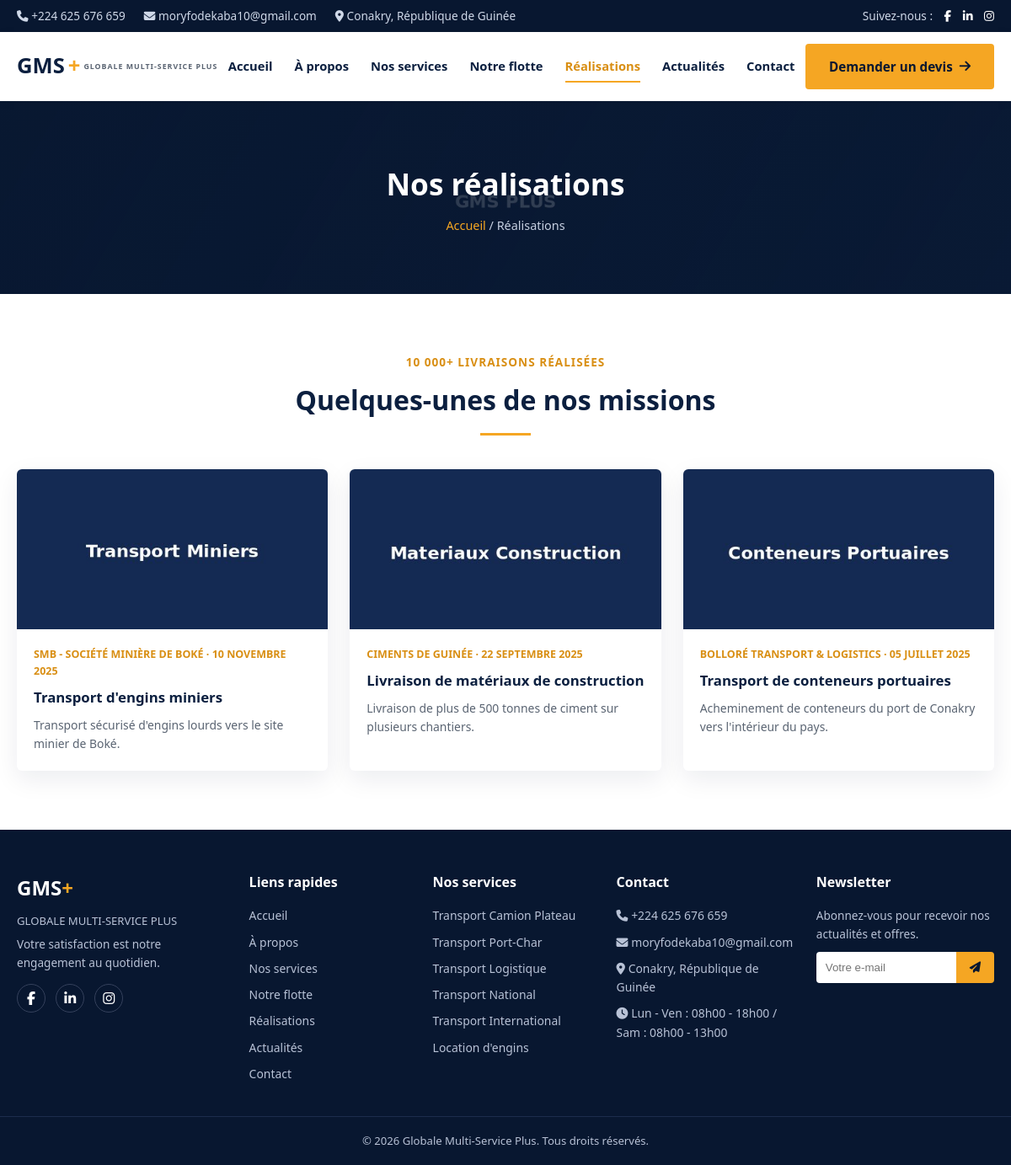
/realisations.php, run on the app's committed database.
### tables this page shows
CREATE TABLE realisations (
    id INT AUTO_INCREMENT PRIMARY KEY,
    titre VARCHAR(200) NOT NULL,
    client VARCHAR(150),
    description TEXT,
    image VARCHAR(255),
    date_realisation DATE,
    date_creation DATETIME DEFAULT CURRENT_TIMESTAMP
);

### config/database.php (called while the page is built, shortened)
<?php
function getDB() {
    static $pdo = null;
    if ($pdo === null) {
        try {
            $pdo = new PDO(
                'mysql:host=' . DB_HOST . ';dbname=' . DB_NAME . ';charset=utf8mb4',
                DB_USER,
                DB_PASS,
                [
                    PDO::ATTR_ERRMODE => PDO::ERRMODE_EXCEPTION,
                    PDO::ATTR_DEFAULT_FETCH_MODE => PDO::FETCH_ASSOC,
                    PDO::ATTR_EMULATE_PREPARES => false,
                ]
            );
        } catch (PDOException $e) {
            die('Erreur de connexion à la base de données. Vérifiez que MySQL est démarré dans XAMPP et que la base "gms_plus" a été importée. Détail : ' . htmlspecialchars($e->getMessage()));
        }
    }
    return $pdo;
}

### includes/functions.php (called while the page is built, shortened)
<?php
require_once __DIR__ . '/../config/database.php';
function e($string) {
    return htmlspecialchars($string ?? '', ENT_QUOTES, 'UTF-8');
}
function getRealisations($limit = null) {
    $sql = "SELECT * FROM realisations ORDER BY date_realisation DESC";
    return getDB()->query($sql)->fetchAll();
}
function formatDateFr($date) {
    $mois = ['01'=>'janvier','02'=>'février','03'=>'mars','04'=>'avril','05'=>'mai','06'=>'juin',
             '07'=>'juillet','08'=>'août','09'=>'septembre','10'=>'octobre','11'=>'novembre','12'=>'décembre'];
    $timestamp = strtotime($date);
    return date('d', $timestamp) . ' ' . $mois[date('m', $timestamp)] . ' ' . date('Y', $timestamp);
}

### realisations.php (the view, shortened to what this page needs)
<?php
require_once __DIR__ . '/includes/functions.php';
$realisations = getRealisations();
require __DIR__ . '/includes/header.php';
?>
<section class="page-hero">
  <div class="container">
    <h1>Nos réalisations</h1>
    <p class="breadcrumb"><a href="index.php">Accueil</a> / Réalisations</p>
  </div>
</section>
<section class="section">
  <div class="container">
    <p class="section-tag">10 000+ livraisons réalisées</p>
    <h2 class="section-title">Quelques-unes de nos missions</h2>
    <div class="section-underline"></div>
    <div class="card-grid-3">
      <?php foreach ($realisations as $r): ?>
      <div class="simple-card">
        <img src="<?= e($r['image']) ?>" alt="<?= e($r['titre']) ?>" onerror="this.src='assets/images/placeholder.jpg'">
        <div class="body">
          <div class="meta"><?= e($r['client']) ?> &middot; <?= $r['date_realisation'] ? formatDateFr($r['date_realisation']) : '' ?></div>
          <h3><?= e($r['titre']) ?></h3>
          <p><?= e($r['description']) ?></p>
        </div>
      </div>
      <?php endforeach; ?>
    </div>
  </div>
</section>
<?php require __DIR__ . '/includes/footer.php'; ?>

### assets/css/style.css (style rules this page uses)
:root { --navy: #0b1f3f; --navy-dark: #081730; --navy-light: #142a52; --gold: #f5a623; --gold-dark: #d98f14; --white: #ffffff; --gray-light: #f4f6fa; --gray-text: #5a6472; --radius: 6px; --shadow: 0 10px 30px rgba(11,31,63,0.08); }
* { margin:0; padding:0; box-sizing:border-box; }
body { font-family: 'Segoe UI', Arial, sans-serif; color: #232d3f; line-height: 1.6; background: var(--white); }
a { text-decoration:none; color:inherit; }
img { max-width:100%; display:block; }
.container { max-width:1200px; margin:0 auto; padding:0 20px; }
.section { padding:70px 0; }
.section-tag { text-align:center; color:var(--gold-dark); font-weight:700; letter-spacing:1px; text-transform:uppercase; font-size:.85rem; margin-bottom:8px; }
.section-title { text-align:center; font-size:2rem; color:var(--navy); font-weight:800; }
.section-underline { width:60px; height:3px; background:var(--gold); margin:14px auto 40px; }
.page-hero { background:linear-gradient(120deg, rgba(8,23,48,.92), rgba(8,23,48,.75)), url('../images/hero-bg.jpg') center/cover; color:var(--white); padding:70px 0; text-align:center; }
.page-hero h1 { font-size:2.2rem; font-weight:800; }
.breadcrumb { margin-top:10px; color:#c7d0e2; font-size:.9rem; }
.breadcrumb a { color:var(--gold); }
.card-grid-3 { display:grid; grid-template-columns:repeat(3,1fr); gap:26px; }
.simple-card { background:var(--white); border-radius:var(--radius); box-shadow:var(--shadow); overflow:hidden; }
.simple-card img { height:190px; object-fit:cover; width:100%; }
.simple-card .body { padding:20px; }
.simple-card h3 { color:var(--navy); margin-bottom:8px; font-size:1.05rem; }
.simple-card .meta { font-size:.78rem; color:var(--gold-dark); font-weight:700; margin-bottom:8px; text-transform:uppercase; }
.simple-card p { font-size:.87rem; color:var(--gray-text); }

### data on the page
realisations: image (picture), client "SMB - SOCIÉTÉ MINIÈRE DE BOKÉ", date_realisation "10 NOVEMBRE 2025", titre "Transport d'engins miniers", description "Transport sécurisé d'engins lourds vers le site minier de Boké."
realisations: image (picture), client "CIMENTS DE GUINÉE", date_realisation "22 SEPTEMBRE 2025", titre "Livraison de matériaux de construction", description "Livraison de plus de 500 tonnes de ciment sur plusieurs chantiers."
realisations: image (picture), client "BOLLORÉ TRANSPORT & LOGISTICS", date_realisation "05 JUILLET 2025", titre "Transport de conteneurs portuaires", description "Acheminement de conteneurs du port de Conakry vers l'intérieur du pays."

### other printed values
getParametre('telephone') "+224 625 676 659"
getParametre('email') "moryfodekaba10@gmail.com"
getParametre('adresse') "Conakry, République de Guinée"
getParametre('horaires') "Lun - Ven : 08h00 - 18h00 / Sam : 08h00 - 13h00"
